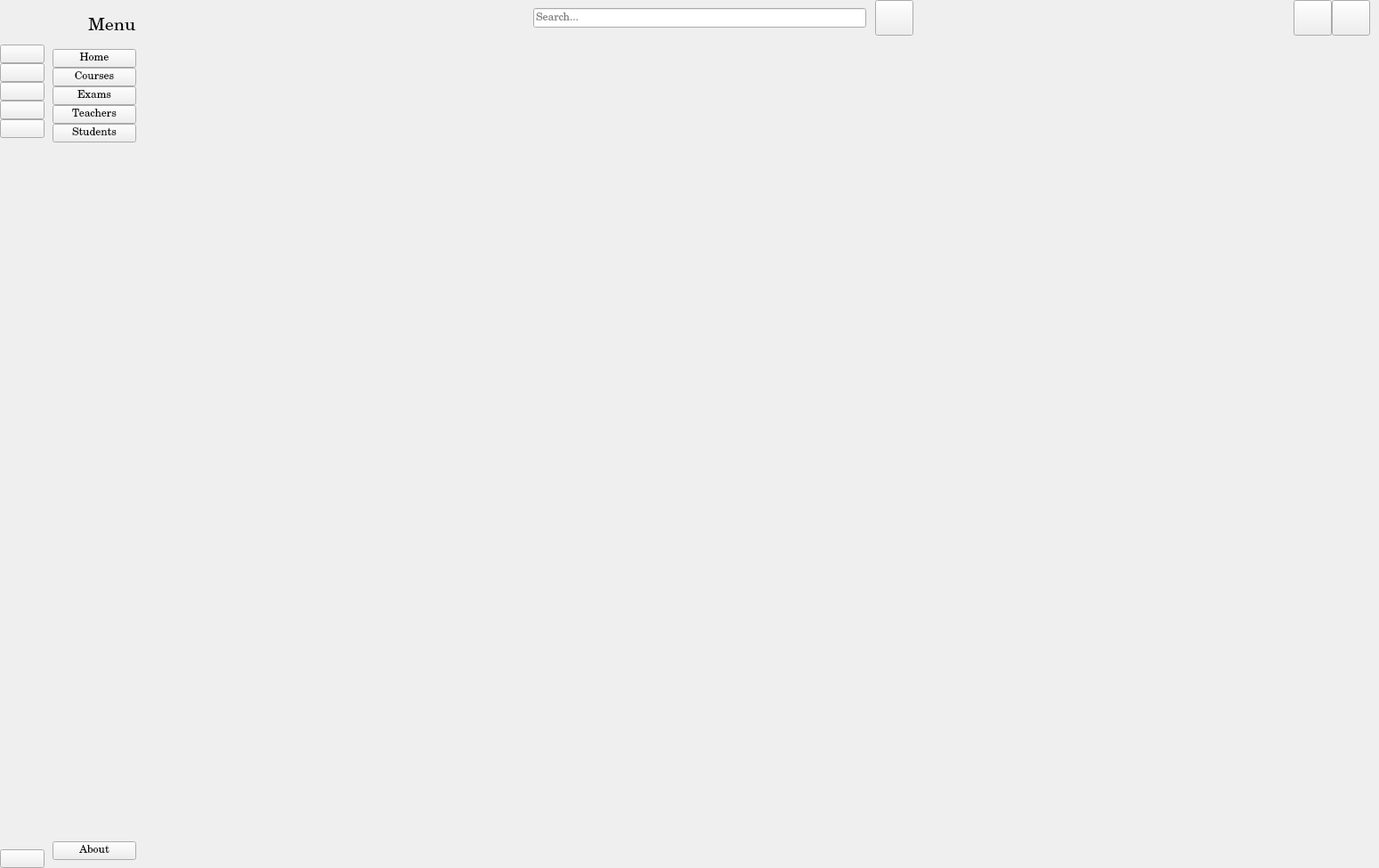
<?xml version="1.0" encoding="UTF-8"?>
<ui version="4.0">
 <class>MainWindow</class>
 <widget class="QMainWindow" name="MainWindow">
  <property name="geometry">
   <rect>
    <x>0</x>
    <y>0</y>
    <width>1549</width>
    <height>975</height>
   </rect>
  </property>
  <property name="font">
   <font>
    <family>Century Schoolbook</family>
    <bold>false</bold>
   </font>
  </property>
  <property name="windowTitle">
   <string>MainWindow</string>
  </property>
  <widget class="QWidget" name="centralwidget">
   <layout class="QGridLayout" name="gridLayout">
    <property name="leftMargin">
     <number>0</number>
    </property>
    <property name="topMargin">
     <number>0</number>
    </property>
    <property name="rightMargin">
     <number>0</number>
    </property>
    <property name="bottomMargin">
     <number>0</number>
    </property>
    <property name="spacing">
     <number>0</number>
    </property>
    <item row="0" column="2">
     <widget class="QWidget" name="widget_3" native="true">
      <layout class="QVBoxLayout" name="verticalLayout_5">
       <property name="spacing">
        <number>0</number>
       </property>
       <property name="leftMargin">
        <number>0</number>
       </property>
       <property name="topMargin">
        <number>0</number>
       </property>
       <property name="rightMargin">
        <number>0</number>
       </property>
       <property name="bottomMargin">
        <number>0</number>
       </property>
       <item>
        <widget class="QWidget" name="widget" native="true">
         <property name="minimumSize">
          <size>
           <width>0</width>
           <height>40</height>
          </size>
         </property>
         <layout class="QHBoxLayout" name="horizontalLayout_4">
          <property name="spacing">
           <number>0</number>
          </property>
          <property name="leftMargin">
           <number>10</number>
          </property>
          <property name="topMargin">
           <number>0</number>
          </property>
          <property name="rightMargin">
           <number>10</number>
          </property>
          <property name="bottomMargin">
           <number>0</number>
          </property>
          <item>
           <spacer name="horizontalSpacer">
            <property name="orientation">
             <enum>Qt::Horizontal</enum>
            </property>
            <property name="sizeHint" stdset="0">
             <size>
              <width>236</width>
              <height>20</height>
             </size>
            </property>
           </spacer>
          </item>
          <item>
           <layout class="QHBoxLayout" name="horizontalLayout">
            <property name="spacing">
             <number>10</number>
            </property>
            <item>
             <widget class="QLineEdit" name="search_input">
              <property name="placeholderText">
               <string>Search...</string>
              </property>
             </widget>
            </item>
            <item alignment="Qt::AlignTop">
             <widget class="QPushButton" name="search_btn">
              <property name="sizePolicy">
               <sizepolicy hsizetype="Fixed" vsizetype="Fixed">
                <horstretch>30</horstretch>
                <verstretch>30</verstretch>
               </sizepolicy>
              </property>
              <property name="minimumSize">
               <size>
                <width>40</width>
                <height>40</height>
               </size>
              </property>
              <property name="cursor">
               <cursorShape>PointingHandCursor</cursorShape>
              </property>
              <property name="text">
               <string/>
              </property>
              <property name="icon">
               <iconset resource="resources.qrc">
                <normaloff>:/buttons/icon/search-13-48.ico</normaloff>:/buttons/icon/search-13-48.ico</iconset>
              </property>
             </widget>
            </item>
           </layout>
          </item>
          <item>
           <spacer name="horizontalSpacer_2">
            <property name="orientation">
             <enum>Qt::Horizontal</enum>
            </property>
            <property name="sizeHint" stdset="0">
             <size>
              <width>236</width>
              <height>20</height>
             </size>
            </property>
           </spacer>
          </item>
          <item>
           <widget class="QPushButton" name="change_btn">
            <property name="sizePolicy">
             <sizepolicy hsizetype="Fixed" vsizetype="Fixed">
              <horstretch>30</horstretch>
              <verstretch>30</verstretch>
             </sizepolicy>
            </property>
            <property name="minimumSize">
             <size>
              <width>40</width>
              <height>40</height>
             </size>
            </property>
            <property name="cursor">
             <cursorShape>PointingHandCursor</cursorShape>
            </property>
            <property name="styleSheet">
             <string notr="true"/>
            </property>
            <property name="text">
             <string/>
            </property>
            <property name="icon">
             <iconset resource="resources.qrc">
              <normaloff>:/buttons/icon/menu-off.png</normaloff>
              <normalon>:/buttons/icon/menu-on.png</normalon>:/buttons/icon/menu-off.png</iconset>
            </property>
            <property name="iconSize">
             <size>
              <width>14</width>
              <height>14</height>
             </size>
            </property>
            <property name="checkable">
             <bool>true</bool>
            </property>
           </widget>
          </item>
          <item>
           <widget class="QPushButton" name="user_btn">
            <property name="sizePolicy">
             <sizepolicy hsizetype="Fixed" vsizetype="Fixed">
              <horstretch>30</horstretch>
              <verstretch>30</verstretch>
             </sizepolicy>
            </property>
            <property name="minimumSize">
             <size>
              <width>40</width>
              <height>40</height>
             </size>
            </property>
            <property name="cursor">
             <cursorShape>PointingHandCursor</cursorShape>
            </property>
            <property name="text">
             <string/>
            </property>
            <property name="icon">
             <iconset resource="resources.qrc">
              <normaloff>:/buttons/icon/user-off.png</normaloff>
              <normalon>:/buttons/icon/user-on.png</normalon>:/buttons/icon/user-off.png</iconset>
            </property>
           </widget>
          </item>
         </layout>
        </widget>
       </item>
       <item>
        <widget class="QStackedWidget" name="stackedWidget">
         <property name="currentIndex">
          <number>6</number>
         </property>
         <widget class="QWidget" name="HomeMenu">
          <layout class="QGridLayout" name="gridLayout_2">
           <item row="1" column="0">
            <widget class="QLabel" name="intro">
             <property name="font">
              <font>
               <family>Century Schoolbook</family>
               <pointsize>11</pointsize>
               <bold>false</bold>
              </font>
             </property>
             <property name="text">
              <string>&lt;html&gt;&lt;head/&gt;&lt;body&gt;&lt;h1 align=&quot;center&quot; style=&quot; margin-top:18px; margin-bottom:12px; margin-left:0px; margin-right:0px; -qt-block-indent:0; text-indent:0px;&quot;&gt;&lt;span style=&quot; font-size:xx-large; font-weight:700; color:#ffffff;&quot;&gt;Welcome to Academia-Plus+&lt;/span&gt;&lt;span style=&quot; color:#ffffff;&quot;/&gt;&lt;/h1&gt;&lt;h3 align=&quot;center&quot; style=&quot; margin-top:14px; margin-bottom:12px; margin-left:0px; margin-right:0px; -qt-block-indent:0; text-indent:0px;&quot;&gt;&lt;span style=&quot; font-size:large; font-weight:700; color:#ffffff;&quot;&gt;Your Comprehensive School Management Solution&lt;/span&gt;&lt;span style=&quot; color:#ffffff;&quot;/&gt;&lt;/h3&gt;&lt;p align=&quot;center&quot;&gt;&lt;span style=&quot; color:#ffffff;&quot;&gt;Academia-Plus is a cutting-edge application designed to streamline and simplify the management of educational institutions. &lt;/span&gt;&lt;/p&gt;&lt;p align=&quot;center&quot;&gt;&lt;span style=&quot; color:#ffffff;&quot;&gt;Academia-Plus is built using the latest C++ and Qt technologies, incorporating OOP principles and UML documentation. &lt;/span&gt;&lt;/p&gt;&lt;p align=&quot;center&quot;&gt;&lt;span style=&quot; color:#ffffff;&quot;&gt;Get ready to experience a new level of organization and productivity with Academia-Plus. &lt;/span&gt;&lt;/p&gt;&lt;/body&gt;&lt;/html&gt;</string>
             </property>
            </widget>
           </item>
           <item row="0" column="0">
            <widget class="QLabel" name="LOGO">
             <property name="sizePolicy">
              <sizepolicy hsizetype="Preferred" vsizetype="Preferred">
               <horstretch>0</horstretch>
               <verstretch>0</verstretch>
              </sizepolicy>
             </property>
             <property name="font">
              <font>
               <family>Century Schoolbook</family>
               <pointsize>20</pointsize>
               <bold>false</bold>
              </font>
             </property>
             <property name="text">
              <string/>
             </property>
             <property name="pixmap">
              <pixmap resource="resources.qrc">:/icon/icon/acad fancy trans_upscayl_4x_realesrgan-x4plus-anime.png</pixmap>
             </property>
             <property name="alignment">
              <set>Qt::AlignCenter</set>
             </property>
            </widget>
           </item>
          </layout>
         </widget>
         <widget class="QWidget" name="CoursesMenu">
          <layout class="QGridLayout" name="gridLayout_5">
           <item row="0" column="0">
            <widget class="QPushButton" name="Add_courses_btn">
             <property name="sizePolicy">
              <sizepolicy hsizetype="Minimum" vsizetype="Fixed">
               <horstretch>0</horstretch>
               <verstretch>0</verstretch>
              </sizepolicy>
             </property>
             <property name="minimumSize">
              <size>
               <width>20</width>
               <height>50</height>
              </size>
             </property>
             <property name="styleSheet">
              <string notr="true"/>
             </property>
             <property name="text">
              <string>Add Courses</string>
             </property>
            </widget>
           </item>
           <item row="1" column="0">
            <widget class="QScrollArea" name="scroll1">
             <property name="widgetResizable">
              <bool>true</bool>
             </property>
             <widget class="QWidget" name="scrollCourses">
              <property name="geometry">
               <rect>
                <x>0</x>
                <y>0</y>
                <width>1342</width>
                <height>854</height>
               </rect>
              </property>
              <layout class="QVBoxLayout" name="verticalLayout_7">
               <item>
                <layout class="QVBoxLayout" name="CoursesLayout"/>
               </item>
              </layout>
             </widget>
            </widget>
           </item>
          </layout>
         </widget>
         <widget class="QWidget" name="ExamsMenu">
          <layout class="QGridLayout" name="gridLayout_4">
           <item row="0" column="0">
            <widget class="QPushButton" name="Add_Exams_btn">
             <property name="sizePolicy">
              <sizepolicy hsizetype="Minimum" vsizetype="Fixed">
               <horstretch>0</horstretch>
               <verstretch>0</verstretch>
              </sizepolicy>
             </property>
             <property name="minimumSize">
              <size>
               <width>20</width>
               <height>50</height>
              </size>
             </property>
             <property name="styleSheet">
              <string notr="true"/>
             </property>
             <property name="text">
              <string>Add Exam</string>
             </property>
            </widget>
           </item>
           <item row="1" column="0">
            <widget class="QScrollArea" name="scroll2">
             <property name="widgetResizable">
              <bool>true</bool>
             </property>
             <widget class="QWidget" name="scrollExams">
              <property name="geometry">
               <rect>
                <x>0</x>
                <y>0</y>
                <width>76</width>
                <height>24</height>
               </rect>
              </property>
              <layout class="QVBoxLayout" name="verticalLayout_8">
               <item>
                <layout class="QVBoxLayout" name="ExamsLayout"/>
               </item>
              </layout>
             </widget>
            </widget>
           </item>
          </layout>
         </widget>
         <widget class="QWidget" name="TeachersMenu">
          <layout class="QGridLayout" name="gridLayout_6">
           <item row="0" column="0">
            <widget class="QPushButton" name="Add_Teachers_btn">
             <property name="sizePolicy">
              <sizepolicy hsizetype="Minimum" vsizetype="Fixed">
               <horstretch>0</horstretch>
               <verstretch>0</verstretch>
              </sizepolicy>
             </property>
             <property name="minimumSize">
              <size>
               <width>20</width>
               <height>50</height>
              </size>
             </property>
             <property name="styleSheet">
              <string notr="true"/>
             </property>
             <property name="text">
              <string>Add Teacher</string>
             </property>
            </widget>
           </item>
           <item row="1" column="0">
            <widget class="QScrollArea" name="scroll4">
             <property name="widgetResizable">
              <bool>true</bool>
             </property>
             <widget class="QWidget" name="scrollTeachers">
              <property name="geometry">
               <rect>
                <x>0</x>
                <y>0</y>
                <width>76</width>
                <height>22</height>
               </rect>
              </property>
              <layout class="QVBoxLayout" name="verticalLayout_10"/>
             </widget>
            </widget>
           </item>
          </layout>
         </widget>
         <widget class="QWidget" name="StudentsMenu">
          <layout class="QGridLayout" name="gridLayout_8">
           <item row="0" column="0">
            <widget class="QPushButton" name="Add_Students_btn">
             <property name="sizePolicy">
              <sizepolicy hsizetype="Minimum" vsizetype="Fixed">
               <horstretch>0</horstretch>
               <verstretch>0</verstretch>
              </sizepolicy>
             </property>
             <property name="minimumSize">
              <size>
               <width>20</width>
               <height>50</height>
              </size>
             </property>
             <property name="styleSheet">
              <string notr="true"/>
             </property>
             <property name="text">
              <string>Add Student</string>
             </property>
            </widget>
           </item>
           <item row="1" column="0">
            <widget class="QScrollArea" name="scroll3">
             <property name="widgetResizable">
              <bool>true</bool>
             </property>
             <widget class="QWidget" name="scrollStudents">
              <property name="geometry">
               <rect>
                <x>0</x>
                <y>0</y>
                <width>76</width>
                <height>22</height>
               </rect>
              </property>
              <layout class="QVBoxLayout" name="verticalLayout_9"/>
             </widget>
            </widget>
           </item>
          </layout>
         </widget>
         <widget class="QWidget" name="SearchMenu">
          <layout class="QGridLayout" name="gridLayout_7">
           <item row="0" column="0">
            <widget class="QScrollArea" name="scroll5">
             <property name="widgetResizable">
              <bool>true</bool>
             </property>
             <widget class="QWidget" name="scrollSearch">
              <property name="geometry">
               <rect>
                <x>0</x>
                <y>0</y>
                <width>1342</width>
                <height>911</height>
               </rect>
              </property>
              <layout class="QVBoxLayout" name="verticalLayout_6"/>
             </widget>
            </widget>
           </item>
          </layout>
         </widget>
         <widget class="QWidget" name="UserMenu">
          <layout class="QGridLayout" name="gridLayout_3">
           <item row="0" column="0">
            <widget class="QLabel" name="userBig">
             <property name="sizePolicy">
              <sizepolicy hsizetype="Preferred" vsizetype="Preferred">
               <horstretch>0</horstretch>
               <verstretch>0</verstretch>
              </sizepolicy>
             </property>
             <property name="minimumSize">
              <size>
               <width>300</width>
               <height>300</height>
              </size>
             </property>
             <property name="font">
              <font>
               <family>Century Schoolbook</family>
               <pointsize>20</pointsize>
               <bold>false</bold>
              </font>
             </property>
             <property name="text">
              <string/>
             </property>
             <property name="alignment">
              <set>Qt::AlignCenter</set>
             </property>
            </widget>
           </item>
           <item row="2" column="0">
            <spacer name="verticalSpacer_5">
             <property name="orientation">
              <enum>Qt::Vertical</enum>
             </property>
             <property name="sizeHint" stdset="0">
              <size>
               <width>20</width>
               <height>40</height>
              </size>
             </property>
            </spacer>
           </item>
           <item row="1" column="0">
            <widget class="QLabel" name="userInfo">
             <property name="minimumSize">
              <size>
               <width>300</width>
               <height>300</height>
              </size>
             </property>
             <property name="font">
              <font>
               <family>Century Schoolbook</family>
               <pointsize>11</pointsize>
               <bold>false</bold>
              </font>
             </property>
             <property name="text">
              <string/>
             </property>
            </widget>
           </item>
          </layout>
         </widget>
        </widget>
       </item>
      </layout>
     </widget>
    </item>
    <item row="0" column="1">
     <widget class="QWidget" name="full_menu_widget" native="true">
      <layout class="QVBoxLayout" name="verticalLayout_4">
       <item>
        <layout class="QHBoxLayout" name="horizontalLayout_2">
         <property name="spacing">
          <number>0</number>
         </property>
         <item>
          <widget class="QLabel" name="logo_label_2">
           <property name="minimumSize">
            <size>
             <width>40</width>
             <height>40</height>
            </size>
           </property>
           <property name="maximumSize">
            <size>
             <width>40</width>
             <height>40</height>
            </size>
           </property>
           <property name="text">
            <string/>
           </property>
           <property name="pixmap">
            <pixmap resource="resources.qrc">:/icon/icon/kv3qWHo2QcqKOqRClNzJYQ - Copy.png</pixmap>
           </property>
           <property name="scaledContents">
            <bool>true</bool>
           </property>
          </widget>
         </item>
         <item>
          <widget class="QLabel" name="logo_label_3">
           <property name="font">
            <font>
             <family>Century Schoolbook</family>
             <pointsize>15</pointsize>
             <bold>false</bold>
            </font>
           </property>
           <property name="text">
            <string>Menu</string>
           </property>
          </widget>
         </item>
        </layout>
       </item>
       <item>
        <layout class="QVBoxLayout" name="verticalLayout_2">
         <property name="spacing">
          <number>0</number>
         </property>
         <item>
          <widget class="QPushButton" name="home_btn_2">
           <property name="text">
            <string>Home</string>
           </property>
           <property name="icon">
            <iconset resource="resources.qrc">
             <normaloff>:/buttons/icon/home-off.png</normaloff>
             <normalon>:/buttons/icon/home-on.png</normalon>:/buttons/icon/home-off.png</iconset>
           </property>
           <property name="iconSize">
            <size>
             <width>14</width>
             <height>14</height>
            </size>
           </property>
           <property name="checkable">
            <bool>true</bool>
           </property>
           <property name="autoExclusive">
            <bool>true</bool>
           </property>
          </widget>
         </item>
         <item>
          <widget class="QPushButton" name="courses_btn_2">
           <property name="text">
            <string>Courses</string>
           </property>
           <property name="icon">
            <iconset resource="resources.qrc">
             <normaloff>:/buttons/icon/courses-off.png</normaloff>
             <normalon>:/buttons/icon/courses-on.png</normalon>:/buttons/icon/courses-off.png</iconset>
           </property>
           <property name="iconSize">
            <size>
             <width>14</width>
             <height>14</height>
            </size>
           </property>
           <property name="checkable">
            <bool>true</bool>
           </property>
           <property name="autoExclusive">
            <bool>true</bool>
           </property>
          </widget>
         </item>
         <item>
          <widget class="QPushButton" name="exams_btn_2">
           <property name="text">
            <string>Exams</string>
           </property>
           <property name="icon">
            <iconset resource="resources.qrc">
             <normaloff>:/buttons/icon/exams-off.png</normaloff>
             <normalon>:/buttons/icon/exams-on.png</normalon>:/buttons/icon/exams-off.png</iconset>
           </property>
           <property name="iconSize">
            <size>
             <width>14</width>
             <height>14</height>
            </size>
           </property>
           <property name="checkable">
            <bool>true</bool>
           </property>
           <property name="autoExclusive">
            <bool>true</bool>
           </property>
          </widget>
         </item>
         <item>
          <widget class="QPushButton" name="teachers_btn_2">
           <property name="text">
            <string>Teachers</string>
           </property>
           <property name="icon">
            <iconset resource="resources.qrc">
             <normaloff>:/buttons/icon/teachers-off.png</normaloff>
             <normalon>:/buttons/icon/teachers-on.png</normalon>:/buttons/icon/teachers-off.png</iconset>
           </property>
           <property name="iconSize">
            <size>
             <width>14</width>
             <height>14</height>
            </size>
           </property>
           <property name="checkable">
            <bool>true</bool>
           </property>
           <property name="autoExclusive">
            <bool>true</bool>
           </property>
          </widget>
         </item>
         <item>
          <widget class="QPushButton" name="students_btn_2">
           <property name="text">
            <string>Students</string>
           </property>
           <property name="icon">
            <iconset resource="resources.qrc">
             <normaloff>:/buttons/icon/students-off.png</normaloff>
             <normalon>:/buttons/icon/students-on.png</normalon>:/buttons/icon/students-off.png</iconset>
           </property>
           <property name="iconSize">
            <size>
             <width>14</width>
             <height>14</height>
            </size>
           </property>
           <property name="checkable">
            <bool>true</bool>
           </property>
           <property name="autoExclusive">
            <bool>true</bool>
           </property>
          </widget>
         </item>
        </layout>
       </item>
       <item>
        <spacer name="verticalSpacer_2">
         <property name="orientation">
          <enum>Qt::Vertical</enum>
         </property>
         <property name="sizeHint" stdset="0">
          <size>
           <width>20</width>
           <height>373</height>
          </size>
         </property>
        </spacer>
       </item>
       <item>
        <widget class="QPushButton" name="About">
         <property name="text">
          <string>About</string>
         </property>
         <property name="icon">
          <iconset resource="resources.qrc">
           <normaloff>:/buttons/icon/about-off.png</normaloff>
           <normalon>:/buttons/icon/about-on.png</normalon>:/buttons/icon/about-off.png</iconset>
         </property>
         <property name="iconSize">
          <size>
           <width>14</width>
           <height>14</height>
          </size>
         </property>
        </widget>
       </item>
      </layout>
     </widget>
    </item>
    <item row="0" column="0">
     <widget class="QWidget" name="icon_only_widget" native="true">
      <layout class="QVBoxLayout" name="verticalLayout_3">
       <property name="spacing">
        <number>0</number>
       </property>
       <property name="leftMargin">
        <number>0</number>
       </property>
       <property name="topMargin">
        <number>0</number>
       </property>
       <property name="rightMargin">
        <number>0</number>
       </property>
       <property name="bottomMargin">
        <number>0</number>
       </property>
       <item>
        <layout class="QHBoxLayout" name="horizontalLayout_3">
         <item>
          <widget class="QLabel" name="logo_label_1">
           <property name="minimumSize">
            <size>
             <width>50</width>
             <height>50</height>
            </size>
           </property>
           <property name="maximumSize">
            <size>
             <width>50</width>
             <height>50</height>
            </size>
           </property>
           <property name="text">
            <string/>
           </property>
           <property name="pixmap">
            <pixmap resource="resources.qrc">:/icon/icon/kv3qWHo2QcqKOqRClNzJYQ - Copy.png</pixmap>
           </property>
           <property name="scaledContents">
            <bool>true</bool>
           </property>
          </widget>
         </item>
        </layout>
       </item>
       <item>
        <layout class="QVBoxLayout" name="verticalLayout">
         <property name="spacing">
          <number>0</number>
         </property>
         <item>
          <widget class="QPushButton" name="home_btn_1">
           <property name="text">
            <string/>
           </property>
           <property name="icon">
            <iconset resource="resources.qrc">
             <normaloff>:/buttons/icon/home-off.png</normaloff>
             <normalon>:/buttons/icon/home-on.png</normalon>:/buttons/icon/home-off.png</iconset>
           </property>
           <property name="iconSize">
            <size>
             <width>20</width>
             <height>20</height>
            </size>
           </property>
           <property name="checkable">
            <bool>true</bool>
           </property>
           <property name="autoExclusive">
            <bool>true</bool>
           </property>
          </widget>
         </item>
         <item>
          <widget class="QPushButton" name="courses_btn_1">
           <property name="text">
            <string/>
           </property>
           <property name="icon">
            <iconset resource="resources.qrc">
             <normaloff>:/buttons/icon/courses-off.png</normaloff>
             <normalon>:/buttons/icon/courses-on.png</normalon>:/buttons/icon/courses-off.png</iconset>
           </property>
           <property name="iconSize">
            <size>
             <width>20</width>
             <height>20</height>
            </size>
           </property>
           <property name="checkable">
            <bool>true</bool>
           </property>
           <property name="autoExclusive">
            <bool>true</bool>
           </property>
          </widget>
         </item>
         <item>
          <widget class="QPushButton" name="exams_btn_1">
           <property name="text">
            <string/>
           </property>
           <property name="icon">
            <iconset resource="resources.qrc">
             <normaloff>:/buttons/icon/exams-off.png</normaloff>
             <normalon>:/buttons/icon/exams-on.png</normalon>:/buttons/icon/exams-off.png</iconset>
           </property>
           <property name="iconSize">
            <size>
             <width>20</width>
             <height>20</height>
            </size>
           </property>
           <property name="checkable">
            <bool>true</bool>
           </property>
           <property name="autoExclusive">
            <bool>true</bool>
           </property>
          </widget>
         </item>
         <item>
          <widget class="QPushButton" name="teachers_btn_1">
           <property name="text">
            <string/>
           </property>
           <property name="icon">
            <iconset resource="resources.qrc">
             <normaloff>:/buttons/icon/teachers-off.png</normaloff>
             <normalon>:/buttons/icon/teachers-on.png</normalon>:/buttons/icon/teachers-off.png</iconset>
           </property>
           <property name="iconSize">
            <size>
             <width>20</width>
             <height>20</height>
            </size>
           </property>
           <property name="checkable">
            <bool>true</bool>
           </property>
           <property name="autoExclusive">
            <bool>true</bool>
           </property>
          </widget>
         </item>
         <item>
          <widget class="QPushButton" name="students_btn_1">
           <property name="text">
            <string/>
           </property>
           <property name="icon">
            <iconset resource="resources.qrc">
             <normaloff>:/buttons/icon/students-off.png</normaloff>
             <normalon>:/buttons/icon/students-on.png</normalon>:/buttons/icon/students-off.png</iconset>
           </property>
           <property name="iconSize">
            <size>
             <width>20</width>
             <height>20</height>
            </size>
           </property>
           <property name="checkable">
            <bool>true</bool>
           </property>
           <property name="autoExclusive">
            <bool>true</bool>
           </property>
          </widget>
         </item>
        </layout>
       </item>
       <item>
        <spacer name="verticalSpacer">
         <property name="orientation">
          <enum>Qt::Vertical</enum>
         </property>
         <property name="sizeHint" stdset="0">
          <size>
           <width>20</width>
           <height>375</height>
          </size>
         </property>
        </spacer>
       </item>
       <item>
        <widget class="QPushButton" name="About_btn1">
         <property name="text">
          <string/>
         </property>
         <property name="icon">
          <iconset resource="resources.qrc">
           <normaloff>:/buttons/icon/about-off.png</normaloff>:/buttons/icon/about-off.png</iconset>
         </property>
         <property name="iconSize">
          <size>
           <width>20</width>
           <height>20</height>
          </size>
         </property>
        </widget>
       </item>
      </layout>
     </widget>
    </item>
   </layout>
  </widget>
 </widget>
 <resources>
  <include location="resources.qrc"/>
 </resources>
 <connections>
  <connection>
   <sender>change_btn</sender>
   <signal>toggled(bool)</signal>
   <receiver>icon_only_widget</receiver>
   <slot>setHidden(bool)</slot>
   <hints>
    <hint type="sourcelabel">
     <x>1498</x>
     <y>30</y>
    </hint>
    <hint type="destinationlabel">
     <x>50</x>
     <y>362</y>
    </hint>
   </hints>
  </connection>
  <connection>
   <sender>change_btn</sender>
   <signal>toggled(bool)</signal>
   <receiver>full_menu_widget</receiver>
   <slot>setVisible(bool)</slot>
   <hints>
    <hint type="sourcelabel">
     <x>1498</x>
     <y>30</y>
    </hint>
    <hint type="destinationlabel">
     <x>173</x>
     <y>257</y>
    </hint>
   </hints>
  </connection>
  <connection>
   <sender>home_btn_1</sender>
   <signal>toggled(bool)</signal>
   <receiver>home_btn_2</receiver>
   <slot>setChecked(bool)</slot>
   <hints>
    <hint type="sourcelabel">
     <x>27</x>
     <y>69</y>
    </hint>
    <hint type="destinationlabel">
     <x>72</x>
     <y>76</y>
    </hint>
   </hints>
  </connection>
  <connection>
   <sender>courses_btn_1</sender>
   <signal>toggled(bool)</signal>
   <receiver>courses_btn_2</receiver>
   <slot>setChecked(bool)</slot>
   <hints>
    <hint type="sourcelabel">
     <x>33</x>
     <y>100</y>
    </hint>
    <hint type="destinationlabel">
     <x>67</x>
     <y>99</y>
    </hint>
   </hints>
  </connection>
  <connection>
   <sender>exams_btn_1</sender>
   <signal>toggled(bool)</signal>
   <receiver>exams_btn_2</receiver>
   <slot>setChecked(bool)</slot>
   <hints>
    <hint type="sourcelabel">
     <x>33</x>
     <y>123</y>
    </hint>
    <hint type="destinationlabel">
     <x>69</x>
     <y>125</y>
    </hint>
   </hints>
  </connection>
  <connection>
   <sender>teachers_btn_1</sender>
   <signal>toggled(bool)</signal>
   <receiver>teachers_btn_2</receiver>
   <slot>setChecked(bool)</slot>
   <hints>
    <hint type="sourcelabel">
     <x>24</x>
     <y>148</y>
    </hint>
    <hint type="destinationlabel">
     <x>72</x>
     <y>148</y>
    </hint>
   </hints>
  </connection>
  <connection>
   <sender>students_btn_1</sender>
   <signal>toggled(bool)</signal>
   <receiver>students_btn_2</receiver>
   <slot>setChecked(bool)</slot>
   <hints>
    <hint type="sourcelabel">
     <x>33</x>
     <y>177</y>
    </hint>
    <hint type="destinationlabel">
     <x>154</x>
     <y>195</y>
    </hint>
   </hints>
  </connection>
  <connection>
   <sender>home_btn_2</sender>
   <signal>toggled(bool)</signal>
   <receiver>home_btn_1</receiver>
   <slot>setChecked(bool)</slot>
   <hints>
    <hint type="sourcelabel">
     <x>70</x>
     <y>63</y>
    </hint>
    <hint type="destinationlabel">
     <x>41</x>
     <y>60</y>
    </hint>
   </hints>
  </connection>
  <connection>
   <sender>courses_btn_2</sender>
   <signal>toggled(bool)</signal>
   <receiver>courses_btn_1</receiver>
   <slot>setChecked(bool)</slot>
   <hints>
    <hint type="sourcelabel">
     <x>154</x>
     <y>99</y>
    </hint>
    <hint type="destinationlabel">
     <x>26</x>
     <y>90</y>
    </hint>
   </hints>
  </connection>
  <connection>
   <sender>exams_btn_2</sender>
   <signal>toggled(bool)</signal>
   <receiver>exams_btn_1</receiver>
   <slot>setChecked(bool)</slot>
   <hints>
    <hint type="sourcelabel">
     <x>154</x>
     <y>141</y>
    </hint>
    <hint type="destinationlabel">
     <x>39</x>
     <y>114</y>
    </hint>
   </hints>
  </connection>
  <connection>
   <sender>teachers_btn_2</sender>
   <signal>toggled(bool)</signal>
   <receiver>teachers_btn_1</receiver>
   <slot>setChecked(bool)</slot>
   <hints>
    <hint type="sourcelabel">
     <x>154</x>
     <y>168</y>
    </hint>
    <hint type="destinationlabel">
     <x>43</x>
     <y>144</y>
    </hint>
   </hints>
  </connection>
  <connection>
   <sender>students_btn_2</sender>
   <signal>toggled(bool)</signal>
   <receiver>students_btn_1</receiver>
   <slot>setChecked(bool)</slot>
   <hints>
    <hint type="sourcelabel">
     <x>154</x>
     <y>195</y>
    </hint>
    <hint type="destinationlabel">
     <x>39</x>
     <y>184</y>
    </hint>
   </hints>
  </connection>
  <connection>
   <sender>change_btn</sender>
   <signal>toggled(bool)</signal>
   <receiver>full_menu_widget</receiver>
   <slot>setVisible(bool)</slot>
   <hints>
    <hint type="sourcelabel">
     <x>1474</x>
     <y>26</y>
    </hint>
    <hint type="destinationlabel">
     <x>126</x>
     <y>301</y>
    </hint>
   </hints>
  </connection>
 </connections>
</ui>
